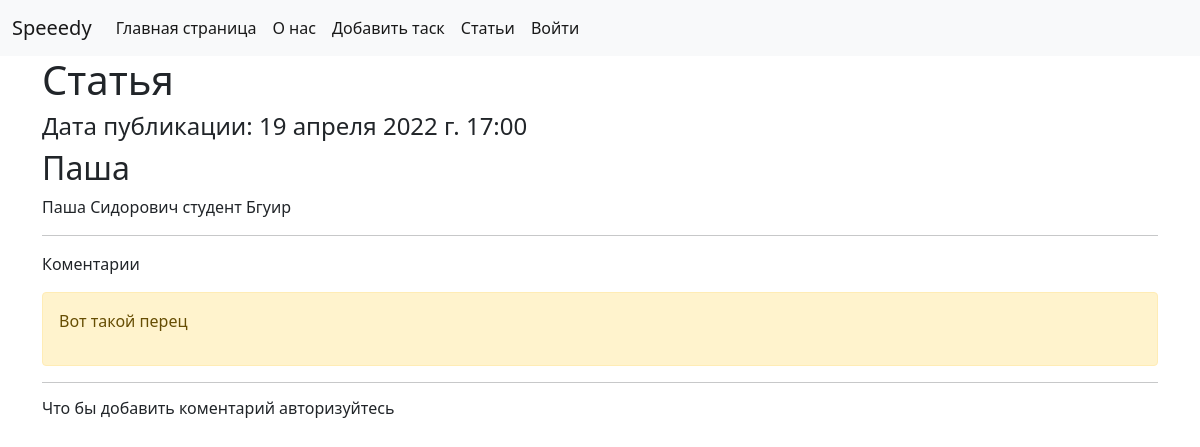
The app's page /articles/get/2/, older data.
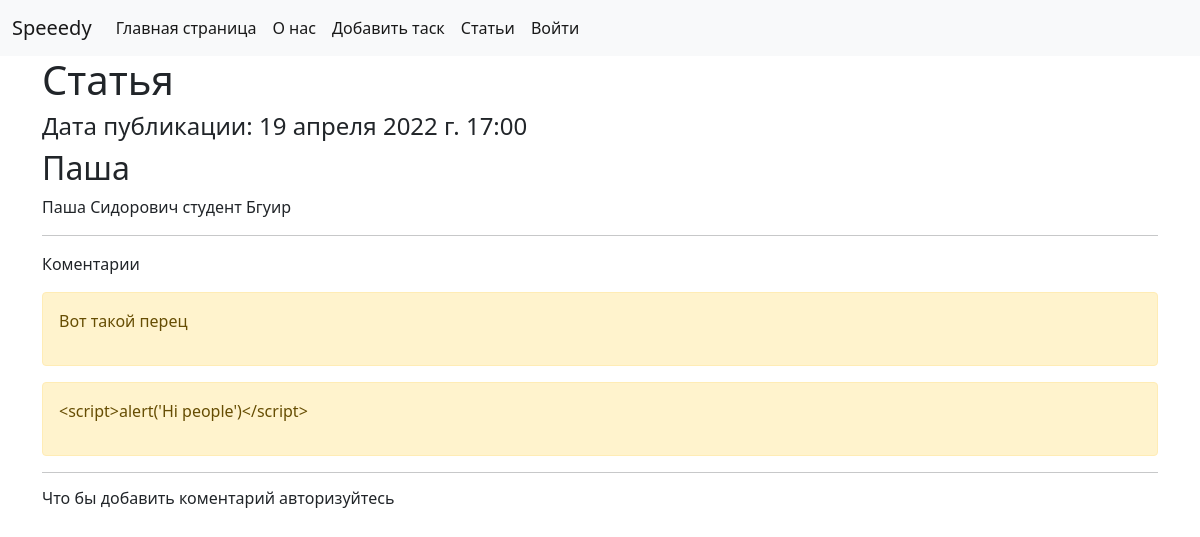
The same page, newer data.
### main/models.py (models this page shows)
class Comments(models.Model):
    class Meta:
        db_table = 'comments'
    comments_text = models.TextField()
    comments_article = models.ForeignKey('Article', on_delete=models.CASCADE)

### main/views.py (the view)
# urls.py: re_path(r'^articles/get/(?P<article_id>\d+)/$', views.article),
def article(request, article_id=1):
    comment_form = CommentForm()
    args = {
        'form': comment_form,
        'article': Article.objects.get(id=article_id),
        'comments': Comments.objects.filter(comments_article_id=article_id),
        'username': auth.get_user(request).username,
    }
    return render(request, 'main/article.html', args)

### main/templates/main/article.html (shortened to what this page needs)
{% extends 'main/base.html' %}
{% load static %} }}
{% block contects %}
    <h1>Статья</h1>
    <h4>Дата публикации: {{ article.article_data }}</h4>
    <h2>{{ article.article_title }}</h2>
    <p>{{ article.article_text }}</p>
    <hr>
    <p>Коментарии</p>
    {% if comments %}
        {% for comment in comments %}
            <div class="alert alert-warning mt-2">
                <p>{{ comment.comments_text }}</p>
            </div>
        {% endfor %}
    {% else %}
        <p>Нет коментариев</p>
    {% endif %}
    <hr>
    {% if username %}
        <form action="/articles/addcomment/{{ article.id }}/" method="post">
            {% csrf_token %}
            {{ form.comments_text }}<br>
            <button type="submit" class="btn btn-success">Добавить коментарий</button>
        </form>
    {% else %}
        <h6>Что бы добавить коментарий авторизуйтесь</h6>
    {% endif %}
{% endblock %}

Row changes from the older to the newer data that the page shows:
added Comments: comments_text "<script>alert('Hi people')</script>"
